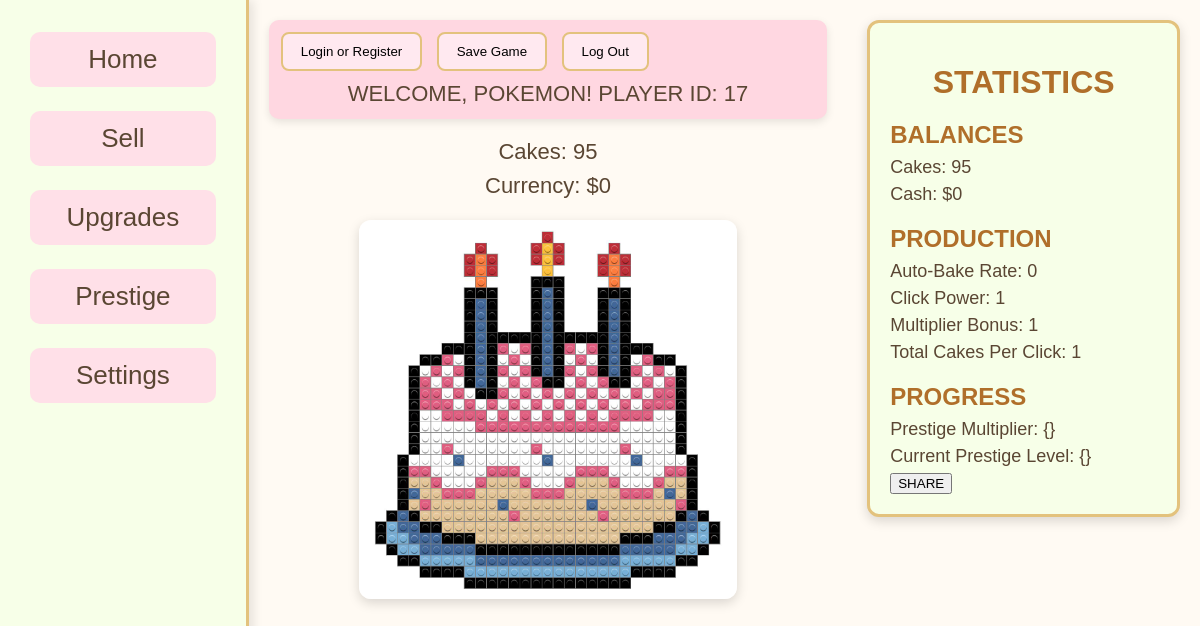
Page /index.php (signed in) on the earlier database version.
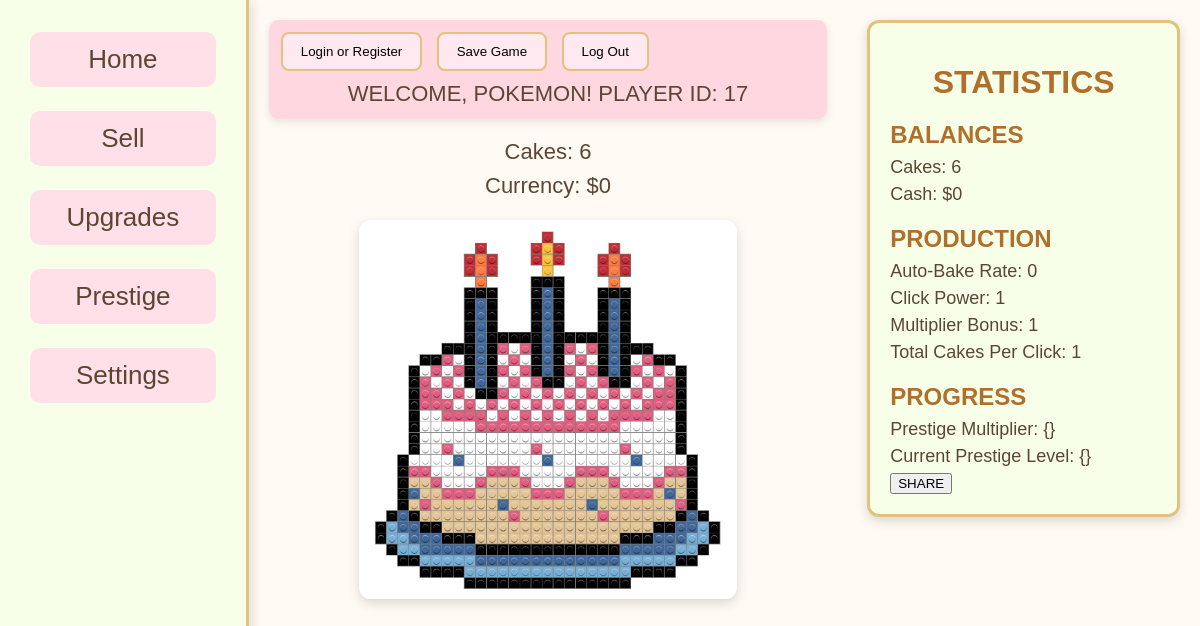
Same page on the later database version.
### tables this page shows
CREATE TABLE "player_save" (
    id INTEGER PRIMARY KEY,
    cakes INTEGER DEFAULT 0,
    currency INTEGER DEFAULT 0, "multiplier" INTEGER DEFAULT 1, clickPower INTEGER DEFAULT 1, cps INTEGER DEFAULT 0, prestige_level INTEGER DEFAULT 0, prestige_multiplier REAL DEFAULT 1, "lifetime" INTEGER DEFAULT 0, `bonus` INTEGER DEFAULT 0,
    FOREIGN KEY (id) REFERENCES users(id)
);

### index.php (the view, shortened to what this page needs)
<?php
    require_once __DIR__ . '/php/config.php';
    $current_cakes = 0;
    $current_currency = 0;
    if(isset($_SESSION['user_id'])) {
        try {
            $dsn = "sqlite:$db";
            $pdo = new \PDO($dsn);
            $pdo->setAttribute(\PDO::ATTR_ERRMODE, \PDO::ERRMODE_EXCEPTION);
            $stmt = $pdo->prepare("SELECT cakes, currency, multiplier, clickPower, cps, bonus FROM player_save WHERE id = :user_id");
            $stmt->execute([':user_id' => $_SESSION['user_id']]);
            $player_data = $stmt->fetch(\PDO::FETCH_ASSOC);
            if($player_data) {
                $current_cakes = (int)$player_data['cakes'];
                $current_currency = (int)$player_data['currency'];
                $current_multiplier = (int)$player_data['multiplier'];
                $current_clickPower = (int)$player_data['clickPower'];
                $current_cps = (int)$player_data['cps'];
            }
        } catch (\PDOException $e) {
            echo "Database connection failed: " . $e->getMessage();
        }
    }
?>
<!DOCTYPE html>
    <html lang="en">
    <head>
        <link rel="stylesheet" href="Styles/index.css">
    </head>
    <body>
        <div class="column1">
            <div id="nav">
                <ul>
                    <li><a href="index.php"><button id = "homeButton">Home</button></a></li>
                    <li><a href="sell_cakes.php"><button id = "sellButton">Sell</button></a></li>
                    <li><a href="upgrades.php"><button id = "upgradesButton">Upgrades</button></a></li>
                    <li><a href="prestige.php"><button id = "prestigeButton">Prestige</button></a></li>
                    <li><a href="settings.php"><button id = "settingsButton">Settings</button></a></li>
                </ul>
            </div>
        </div>
        <div class="column2">
            <div id="topBar">
                <a href="php/login.php"><button id = "loginButton">Login or Register</button></a>
                <button id="saveButton">Save Game</button>
                <button id = "logOut">Log Out</button>
                <?php
                    if (isset($_SESSION['username'])):
                ?>
                <div class="welcome-message">
                    <?php
                        echo 'WELCOME, ' . strtoupper($_SESSION['username']) . '!';
                        echo ' PLAYER ID: ' . $_SESSION['user_id'];
                    ?>
                </div>
                    <?php else: ?>
                        <div class = "login-message">
                            <p>&#8593 LOG IN OR CREATE ACCOUNT TO PLAY</p>
                        </div>
                    <?php endif; ?>
            </div>
            <div id="currency">
                <ul>
                    <li>Cakes: <span id="clickCount1" data-cake><?php echo isset($current_cakes) ? $current_cakes : 0; ?></span></li>
                    <li>Currency: $<span id="cash"><?php echo isset($current_currency) ? $current_currency : 0; ?></span></li>
                </ul>
            </div>
            <div id="cake">
                <button id="clicker"><img src="Images/Cake_Placeholder.jpg" alt="Cake"></button>
            </div>
        </div>
        <div class="column3">
            <div id="stats">
                <h1>STATISTICS</h1>
                <h2>BALANCES</h2>
                    <ul>
                        <li>Cakes: <span id="clickCount2" data-cake><?php echo isset($current_cakes) ? $current_cakes : 0; ?></span></li>
                        <li>Cash: $<span id="money"><?php echo isset($current_currency) ? $current_currency : 0; ?></span></li>
                    </ul>
                <h2>PRODUCTION</h2>
                    <ul>
                        <li>Auto-Bake Rate: <?php echo isset($current_cps) ? $current_cps : 0; ?></li>
                        <li>Click Power: <?php echo isset($current_clickPower) ? $current_clickPower : 0;?></li>
                        <li>Multiplier Bonus: <?php echo isset($current_multiplier) ? $current_multiplier : 0; ?></li>
                        <li>Total Cakes Per Click: <?php echo isset($current_clickPower) ? $current_clickPower * $current_multiplier : 0;?></li>
                    </ul>
                <h2>PROGRESS</h2>
                    <ul>
                        <li>Prestige Multiplier: {}</li>
                        <li>Current Prestige Level: {} </li>
                    </ul>
                <button>SHARE</button>
            </div>
        </div>
    </body>
</html>

### Styles/index.css (style rules this page uses)
html, body { margin: 0; padding: 0; height: 100%; background-color: #fffaf3; font-family: 'Trebuchet MS', sans-serif; color: #5a4633; }
body { display: flex; flex-direction: row; min-height: 100vh; }
.column1 { width: 22%; background-color: #f7ffe8; border-right: 3px solid #e3c27d; padding-top: 20px; box-shadow: 4px 0 10px rgba(0,0,0,0.1); }
#nav ul { list-style: none; padding: 0; margin: 0; }
#nav ul li { padding: 12px 30px; }
#nav ul li button { width: 100%; font-size: 26px; padding: 12px; border-radius: 10px; border: none; background-color: #ffe0e8; color: #5a4633; cursor: pointer; transition: 0.2s ease; }
.column2 { width: 50%; padding: 20px; }
#topBar { background-color: #ffd7e1; padding: 12px; border-radius: 10px; margin-bottom: 20px; box-shadow: 0 3px 8px rgba(0,0,0,0.1); }
#topBar button { background-color: #ffe9f0; border: 2px solid #e3c27d; padding: 10px 18px; border-radius: 8px; margin-right: 10px; cursor: pointer; transition: 0.2s ease; }
.welcome-message { text-align: center; font-size: 22px; color: #5a4633; margin-top: 10px; }
#currency ul { list-style: none; padding: 0; margin: 0; font-size: 22px; text-align: center; }
#currency ul li { margin: 8px 0; }
#cake button { display: block; margin: 20px auto; width: 70%; background: none; border: none; cursor: pointer; }
#cake button img { width: 100%; border-radius: 12px; box-shadow: 0 4px 12px rgba(0,0,0,0.15); transition: 0.15s ease; }
.column3 { width: 28%; padding: 20px; }
#stats { background-color: #f7ffe8; border: 3px solid #e3c27d; border-radius: 12px; padding: 20px; box-shadow: 0 4px 12px rgba(0,0,0,0.15); }
#stats h1 { text-align: center; margin-bottom: 15px; color: #b06f2a; }
#stats h2 { margin-top: 20px; margin-bottom: 8px; color: #b06f2a; }
#stats ul { list-style: none; padding: 0; margin: 0; }
#stats ul li { margin: 6px 0; font-size: 18px; }

Differences in the rows shown:
changed player_save: cakes "95" → "6"
